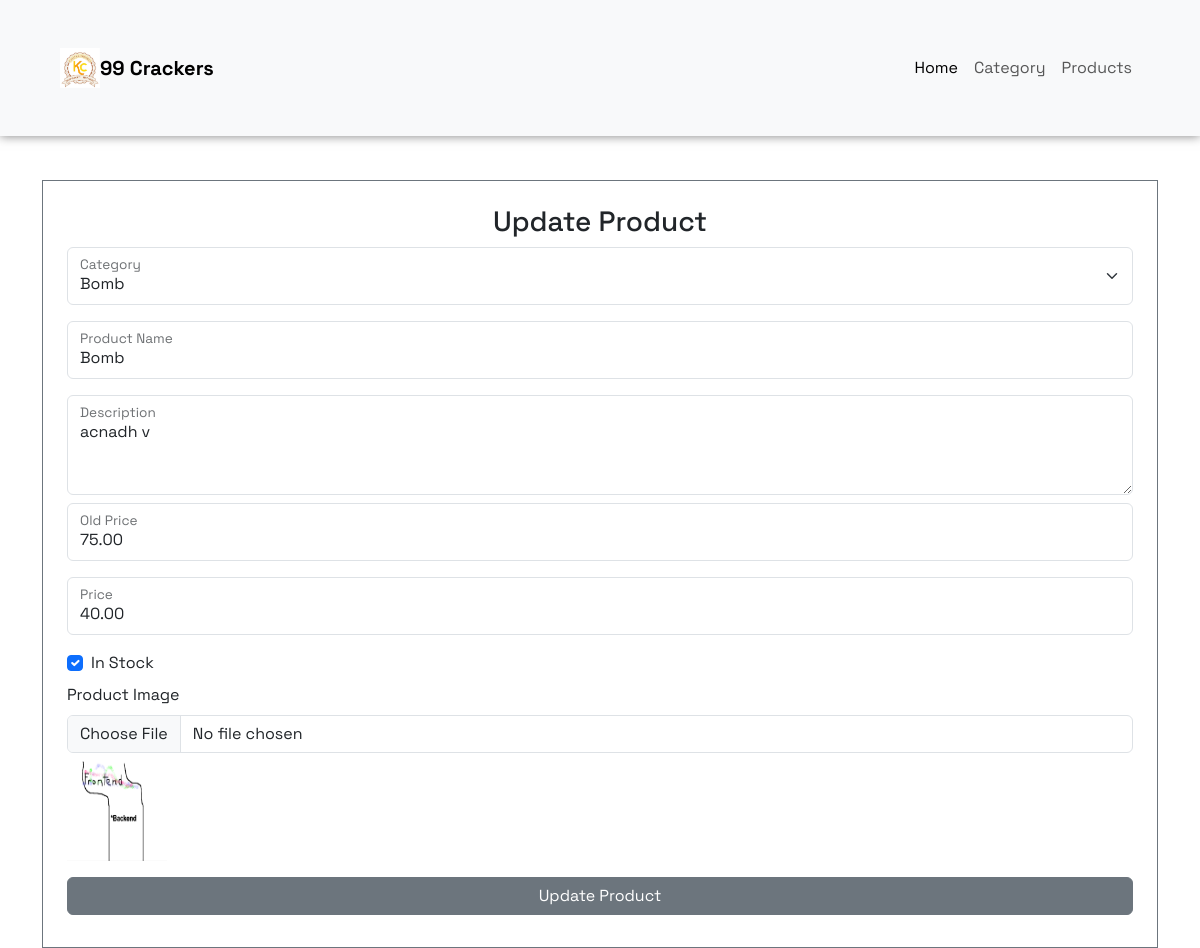
The app's page /updateProduct/10 with its own data.
### APP/models.py (models this page shows)
class Product(models.Model):
    category = models.ForeignKey(Category, on_delete=models.CASCADE, related_name='products')
    name = models.CharField(max_length=100)
    description = models.TextField(blank=True, null=True)
    old_price = models.DecimalField(max_digits=10, decimal_places=2, null=True, blank=True)
    price = models.DecimalField(max_digits=10, decimal_places=2)
    in_stock = models.BooleanField(default=True)  # Changed field to BooleanField
    image = models.ImageField(upload_to=product_image_upload_path, blank=True, null=True)

class Category(models.Model):
    name = models.CharField(max_length=100, unique=True)
    description = models.TextField(blank=True, null=True)

### APP/views.py (the view, shortened to what this page needs)
# urls.py: path('updateProduct/<int:id>', views.updateProduct, name='updateProduct'),
def updateProduct(request, id):
    product = get_object_or_404(Product, id=id)
    categories = Category.objects.all()
    return render(request, "main/updateProduct.htm", {'product': product, 'categories': categories})

### templates/main/updateProduct.htm (shortened to what this page needs)
{% extends 'base.htm' %}
{% block content %}
{% include 'Navbar/adminNavbar.htm' %}
<div class="container" style="margin-top: 180px;">
    <form action="" method="POST" enctype="multipart/form-data" class="border border-secondary p-4">
        <h3 class="text-center mb-2">Update Product</h3>
        <div class="form-floating mb-3 my-2">
            <select class="form-select" name="category" id="floatingCategory" required>
                {% for category in categories %}
                    <option value="{{ category.id }}" {% if category.id == product.category.id %}selected{% endif %}>{{ category.name }}</option>
                {% endfor %}
            </select>
            <label for="floatingCategory">Category</label>
        </div>
        <div class="form-floating mb-3 my-2">
            <input type="text" class="form-control" name="productName" id="floatingProductName" placeholder="Product Name" value="{{ product.name }}" required>
            <label for="floatingProductName">Product Name</label>
        </div>
        <div class="form-floating my-2">
            <textarea class="form-control" name="description" id="floatingDescription" placeholder="Description" style="height: 100px;">{{ product.description }}</textarea>
            <label for="floatingDescription">Description</label>
        </div>
        <div class="form-floating mb-3 my-2">
            <input type="text" class="form-control" name="old_price" id="floatingOldPrice" placeholder="Old Price" value="{{ product.old_price }}">
            <label for="floatingOldPrice">Old Price</label>
        </div>
        <div class="form-floating mb-3 my-2">
            <input type="text" class="form-control" name="price" id="floatingPrice" placeholder="Price" value="{{ product.price }}" required>
            <label for="floatingPrice">Price</label>
        </div>
        <div class="form-check my-2">
            <input class="form-check-input" type="checkbox" name="in_stock" id="floatingInStock" {% if product.in_stock %}checked{% endif %}>
            <label class="form-check-label" for="floatingInStock">In Stock</label>
        </div>
        <div class="mb-3">
            <label for="image" class="form-label">Product Image</label>
            <input type="file" class="form-control" name="image" id="image">
            {% if product.image %}
            <div class="mt-2">
                <img src="{{ product.image.url }}" alt="Current Image" style="width: 100px; height: 100px;">
            </div>
            {% endif %}
        </div>
        <div class="text-center my-2">
            <input type="submit" value="Update Product" class="btn btn-secondary w-100">
        </div>
    </form>
</div>
{% endblock %}

### templates/base.htm (style rules this page uses)
* { font-family: "Space Grotesk", sans-serif; font-optical-sizing: auto; font-weight: 400; font-style: normal; }

### records on screen
Product: category "Bomb", productName "Bomb", description "acnadh v", old_price "75.00", price "40.00", in_stock "☑", image (picture)
